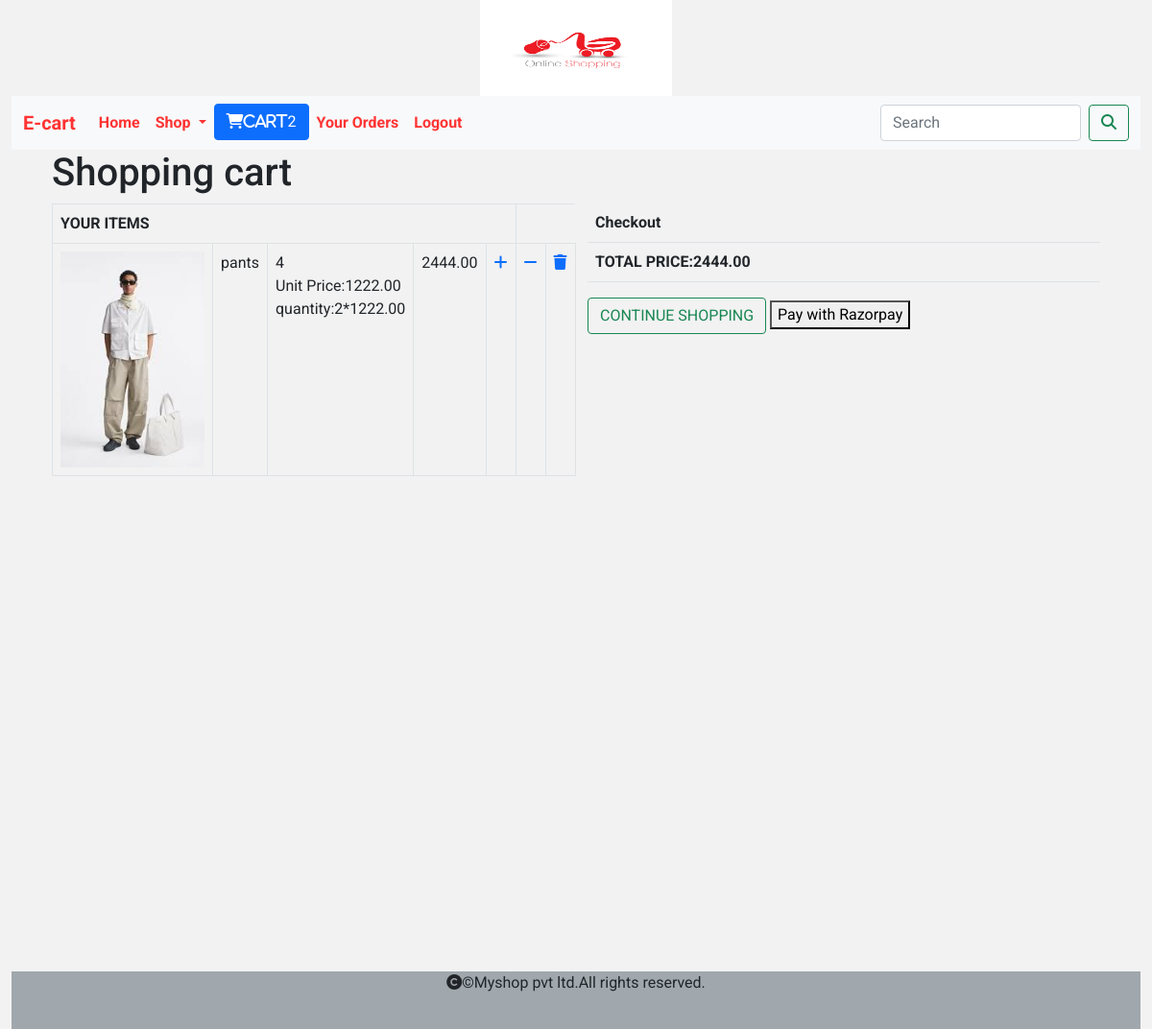
The app's page /cart/cart_view (signed in) with its own data.
### cart/models.py (models this page shows, shortened)
class Cart(models.Model):
    user=models.ForeignKey(User,on_delete=models.CASCADE)
    products=models.ForeignKey(Product,on_delete=models.CASCADE)
    date_added=models.DateField(auto_now_add=True)
    quantity=models.IntegerField(default=1)
    active=models.BooleanField(default=True)
    def subtotal(self):
        return self.quantity*self.products.price

### shop/models.py (models this page shows, shortened)
class Product(models.Model):
    name=models.CharField(max_length=250,unique=True)
    slug=models.SlugField(max_length=250,unique=True)
    description=models.TextField(blank=True)
    price=models.DecimalField(max_digits=10,decimal_places=2)
    category=models.ForeignKey(Category,on_delete=models.CASCADE)
    image=models.ImageField(upload_to="img/products",null=True,blank=True)
    stock=models.IntegerField()
    available=models.BooleanField(default=True)
    created=models.DateTimeField(auto_now_add=True)
    updated=models.DateTimeField(auto_now=True)

### cart/views.py (the view)
# urls.py: path('cart_view',views.cart_view,name="cart_view"),
@login_required
def cart_view(request):
    total=0
    try:
        user=request.user
        cart=Cart.objects.filter(user=user)
        for i in cart:
            total +=i.quantity*i.products.price
    except Cart.DoesNotExist:
        pass
    return render(request,'cart.html',{'cart':cart,'total':total})

### cart/context_processors.py (called while the page is built)
def counter(request):
    item_count=0
    if request.user.is_authenticated:
        user=request.user
        try:
            cart=Cart.objects.filter(user=user)
            for i in cart:
               item_count+=i.quantity
        except Cart.DoesNotExist:
                item_count=0
    return {'item_count':item_count}

### shop/context_processors.py (called while the page is built)
def menu_links(request):
    links=Category.objects.all()
    return {'links':links}

### templates/cart.html (shortened to what this page needs)
{% extends 'base.html' %}
{% load static %}
{% block content %}
<div class="container" style="margin-bottom:100px">
    {% if not cart %}
    <div>
        <h1 class="text-center">Cart is empty</h1>
    </div>
    <div>
        <strong><a href="{% url 'shop:allProdCat' %}">Continue shopping</a></strong>
    </div>
    {% else %}
    <div class="row mx-auto">
        <h1 style="width:100%;">Shopping cart</h1>
        <div class="col-sm-6">
            <table class="table table-bordered">
                <tr>
                <th colspan="5">
                    YOUR ITEMS
                </th>
                {% for i in cart %}
                <tr>
                <td><img src="{{i.products.image.url}}" style="hieght:150px;width:150px"></a></td>
                <td>{{i.products.name}}</td>
                <td>{{i.products.id}}<br>
                 Unit Price:{{i.products.price}}<br>
                quantity:{{i.quantity}}*{{i.products.price}}<br>
                </td>
                <td>{{i.subtotal}}</td>
                {% if i.quantity < i.products.stock %}
                <td><a href="{% url 'cart:add_to_cart' i.products.id %}"><i class="fa-solid fa-plus"></i></a></td>
                <td><a href="{% url 'cart:decreaser' i.products.id %}"><i class="fa-solid fa-minus"></i></a></td>
                <td><a href="{% url 'cart:delete' i.products.id %}"><i class="fa-solid fa-trash"></i></a></td>
                 {% else %}
                 <td><a href="{% url 'cart:decreaser' i.products.id %}"><i class="fa-solid fa-minus"></i></a></td>
                <td><a href=""><i class="fa-solid fa-trash"></i></a></td>
                {% endif %}
            </tr>
                {% endfor %}
            </table>
        </div>
        {% endif %}
    <div class="col-sm-6">
        <table class="table">
            <tr>
            <th colspan="5">Checkout</th></tr>
            <tr>
                <th>TOTAL PRICE:{{total}}</th>
            </tr>
        </table>
         <a href="{% url 'shop:allProdCat' %}"><button class="btn btn-outline-success" href="">CONTINUE SHOPPING</button></a>
        <button id="rzp-button1">Pay with Razorpay</button>
    </div>
</div>
</div>
{% endblock %}

### static/css/custom.css (style rules this page uses)
body { font-family: 'Roboto', sans-serif; background-color: #f2f2f2; }

### records on screen
Cart: products.image (picture), products.name "pants", products.id "4", products.price "1222.00", quantity "2", subtotal "2444.00"

### other values on screen
{{ item_count }} "2"
{{ total }} "2444.00"
